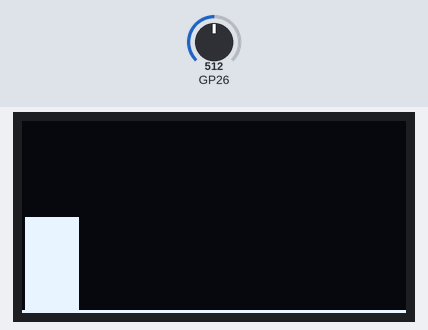
The sketch below on a simulated Raspberry Pi Pico. Shown: 128×64 one-colour display. The inputs (shaded band) are chosen by the test bench; at power-on: GP26 = 512.

Above: at 1.2 s.
1.3 s: GP26 set to 716
At 1.75 s:
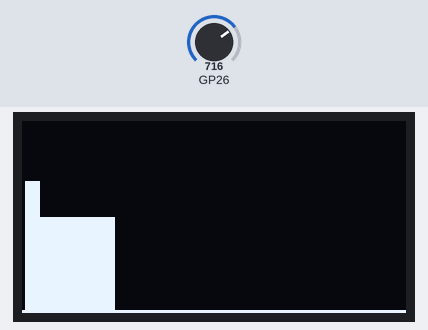
3.0 s: GP26 set to 900
At 3.29 s:
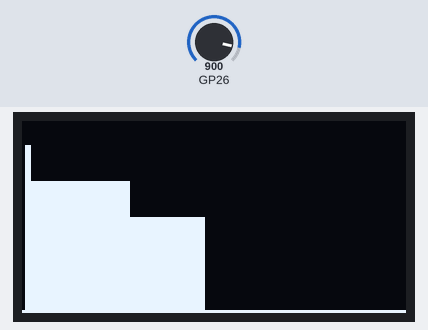
4.6 s: GP26 set to 1023
At 11.8 s:
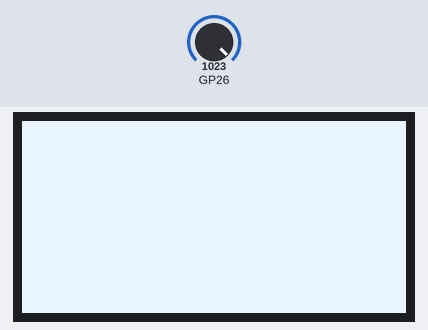
Timing chart, 0 to 12.3 s (numbered marks = the images above; inputs shaded):
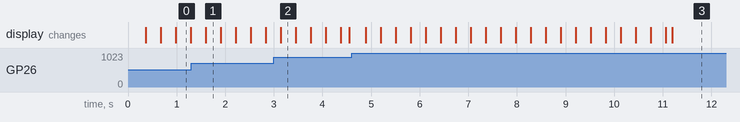

The sketch:

display_oled_332.ino
```cpp
// snippet: display_oled_332
// tags: adafruit_gfx, adafruit_ssd1306
// boards: avr, esp32, megaavr, nano33iot, romi32u4, rp2040
// library: Adafruit_GFX, Adafruit_SSD1306
// description: Keep a circular buffer of 128 analogRead(A0) samples taken every 50 ms using millis()
// prompts: circular, buffer, analogread(a0), samples, taken, millis()
// verified: compile-only
// source: kd-generated (id 332)
// exact-include: Wire.h, Adafruit_GFX.h, Adafruit_SSD1306.h

#include <Wire.h>
#include <Adafruit_GFX.h>
#include <Adafruit_SSD1306.h>

#define SCREEN_WIDTH 128 // OLED display width, in pixels
#define SCREEN_HEIGHT 64 // OLED display height, in pixels

// Declaration for an SSD1306 display connected to I2C (SDA, SCL pins)
Adafruit_SSD1306 display(SCREEN_WIDTH, SCREEN_HEIGHT, &Wire, -1);

#define BUF_SIZE 128
int buffer[BUF_SIZE];
int bufferIndex = 0;

unsigned long prevMs = 0;
const unsigned long SAMPLE_INTERVAL = 50; // 50 ms

void setup() {
  if (!display.begin(SSD1306_SWITCHCAPVCC, 0x3C)) {
    Serial.println(F("SSD1306 allocation failed"));
    for(;;);
  }
  display.clearDisplay();  // SSD1306: clear the framebuffer (push with display())
  display.display();  // SSD1306: push the framebuffer to the screen
}

void loop() {
  unsigned long now = millis();
  if (now - prevMs >= SAMPLE_INTERVAL) {
    prevMs = now;
    buffer[bufferIndex] = analogRead(A0);
    bufferIndex = (bufferIndex + 1) % BUF_SIZE;
  }

  display.clearDisplay();  // SSD1306: clear the framebuffer (push with display())
  for (int i = 0; i < SCREEN_WIDTH; i++) {
    int index = (bufferIndex - i + BUF_SIZE) % BUF_SIZE;
    int value = buffer[index];
    int y = map(value, 0, 1023, 0, SCREEN_HEIGHT);
    display.drawLine(i, SCREEN_HEIGHT - 1, i, SCREEN_HEIGHT - y, SSD1306_WHITE);
  }
  display.display();  // SSD1306: push the framebuffer to the screen
}
```
